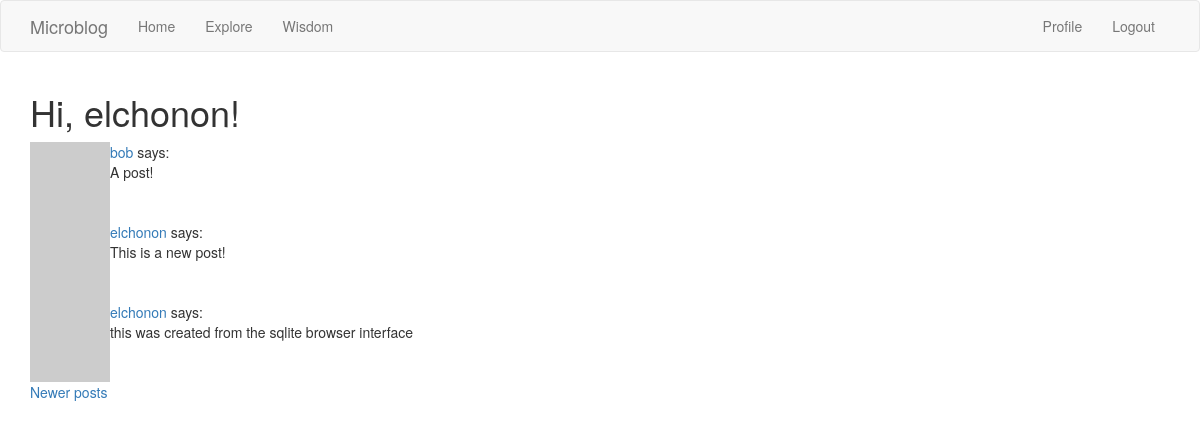
Screenshot of /explore?page=2 (signed in) with the database file from the repository.
### app/models.py (models this page shows, shortened)
class User(UserMixin, db.Model):
    id = db.Column(db.Integer, primary_key=True)
    username = db.Column(db.String(64), index=True, unique=True)
    email = db.Column(db.String(120), index=True, unique=True)
    password_hash = db.Column(db.String(128))
    posts = db.relationship('Post', backref='author', lazy='dynamic')
    about_me = db.Column(db.String(140))
    last_seen = db.Column(db.DateTime, default=datetime.utcnow)
    followed = db.relationship(
        'User', secondary=followers,
        primaryjoin=(followers.c.follower_id == id),
        secondaryjoin=(followers.c.followed_id == id),
        backref=db.backref('followers', lazy='dynamic'), lazy='dynamic')
    def avatar(self, size):
        digest = md5(self.email.lower().encode('utf-8')).hexdigest()
        return 'https://www.gravatar.com/avatar/{}?d=identicon&s={}'.format(
            digest, size)

class Post(db.Model):
    id = db.Column(db.Integer, primary_key=True)
    body = db.Column(db.String(140))
    timestamp = db.Column(db.DateTime, index=True, default=datetime.utcnow)
    user_id = db.Column(db.Integer, db.ForeignKey('user.id'))

### app/main/routes.py (the view)
@bp.route('/explore')
@login_required
def explore():
    page = request.args.get('page', 1, type=int)
    posts = Post.query.order_by(Post.timestamp.desc()).paginate(
        page, current_app.config['POSTS_PER_PAGE'], False)
    next_url = url_for('main.explore', page=posts.next_num) \
        if posts.has_next else None
    prev_url = url_for('main.explore', page=posts.prev_num) \
        if posts.has_prev else None
    return render_template("index.html", title='Explore', posts=posts.items,
                           next_url=next_url, prev_url=prev_url)

### app/main/routes.py (called while the page is built)
@bp.before_request
def before_request():
    if current_user.is_authenticated:
        current_user.last_seen = datetime.utcnow()
        db.session.commit()

### app/models.py (called while the page is built)
@login.user_loader
def load_user(id):
    return User.query.get(int(id))

### app/templates/index.html (shortened to what this page needs)
{% extends "base.html" %}
{% block app_content %}
<h1>Hi, {{ current_user.username }}!</h1>
{% for post in posts %}
    {% include '_post.html' %}
{% endfor %}
{% if prev_url %}
<a href="{{ prev_url }}">Newer posts</a>
{% endif %}
{% endblock %}

### app/templates/_post.html
<table>
    <tr valign="top">
        <td><img src="{{ post.author.avatar(36) }}"></td>
        <td>
            <a href="{{ url_for('main.user', username=post.author.username) }}">
                {{ post.author.username }}
            </a>
            says:<br>{{ post.body }}
        </td>
    </tr>
</table>

### rows the page displays
User: username "elchonon"
Post: author.username "bob", body "A post!"
Post: author.username "elchonon", body "This is a new post!"
Post: author.username "elchonon", body "this was created from the sqlite browser interface"

### other values shown
{{ ('Home') }} "Home"
{{ ('Explore') }} "Explore"
{{ ('Wisdom') }} "Wisdom"
{{ ('Profile') }} "Profile"
{{ ('Logout') }} "Logout"
